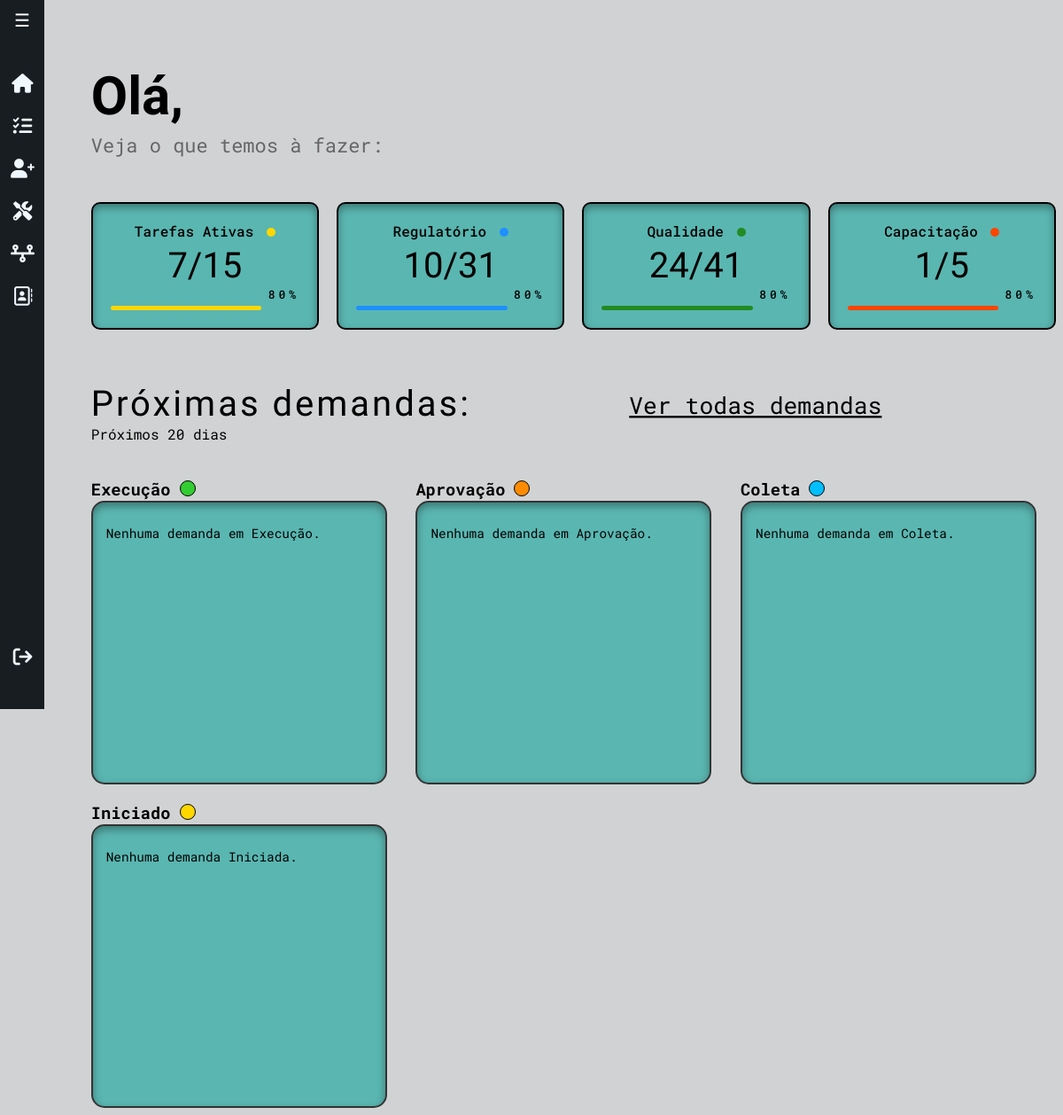
Before: /ambielle/ (signed in) with the older database file.
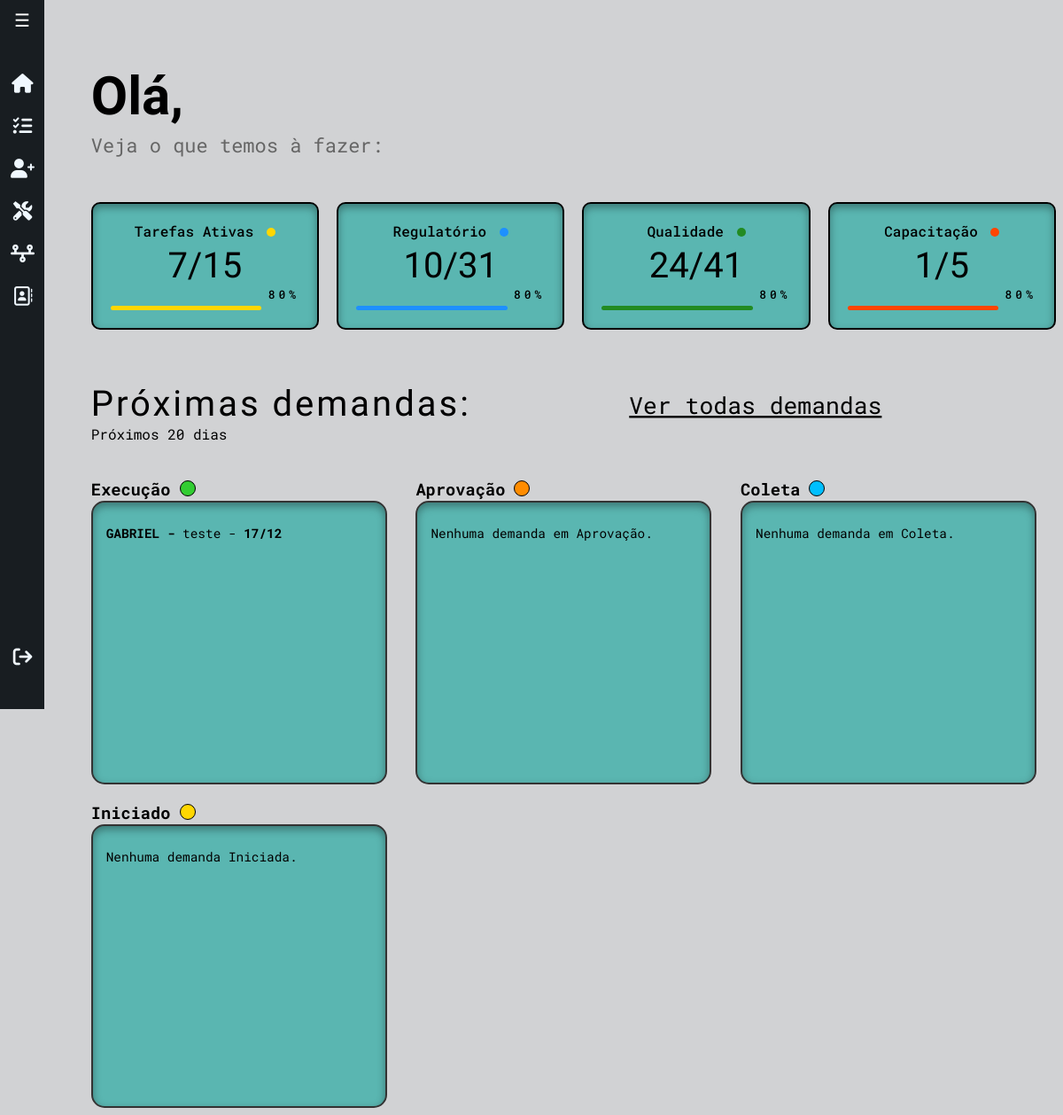
After: the same page with the newer database file.
### workflow/models.py (models this page shows, shortened)
class Tarefa(models.Model):
    STATUS_CHOICES = [
        ('Iniciado', 'Iniciado'),
        ('Coleta De Informações', 'Coleta de Informações'),
        ('Execucao', 'Execução'),
        ('Aprovação Cliente', 'Aprovação Cliente'),
        ('Concluído', 'Concluído'),
        ('Encerrado', 'Encerrado'),
    ]
    tipo_servico = models.ForeignKey(TipoServico, on_delete=models.CASCADE, related_name="tarefas")
    cliente = models.ForeignKey(Cliente, on_delete=models.CASCADE)
    status = models.CharField(max_length=50, choices=STATUS_CHOICES, default='iniciado')
    data_inicio = models.DateField(default=timezone.now)
    prazo_final = models.DateField(null=True, blank=True)
    observacoes = models.TextField(blank=True, null=True)

class Cliente(models.Model):
    nome = models.CharField(max_length=255)
    endereco = models.CharField(max_length=255)
    razao_social = models.CharField(max_length=255, blank=True, null=True)
    telefone = models.CharField(max_length=15)
    email = models.EmailField()
    contato_principal = models.CharField(max_length=255)
    contato_secundario = models.CharField(max_length=255, blank=True, null=True)
    proposta_link = models.URLField(blank=True, null=True)
    def __str__(self):
        return f"{self.nome}"

class TipoServico(models.Model):
    nome = models.CharField(max_length=50, unique=True)
    def __str__(self):
        return f"{self.nome}"

### workflow/views/getPage.py (the view)
# urls.py: path('ambielle/', views.index, name='index'),
@login_required(login_url='workflow:login')
def index(request):
    title = 'Home'
    hoje = timezone.now().date()
    data_limite = hoje + timedelta(days=20)
    demandas_execucao = Tarefa.objects.filter(status='Execucao', prazo_final__lte=data_limite).order_by('prazo_final')
    demandas_aprovacao = Tarefa.objects.filter(status='Aprovação Cliente', prazo_final__lte=data_limite).order_by('prazo_final')
    demandas_coleta = Tarefa.objects.filter(status='Coleta De Informações', prazo_final__lte=data_limite).order_by('prazo_final')
    demandas_iniciado = Tarefa.objects.filter(status='Iniciado', prazo_final__lte=data_limite).order_by('prazo_final')
    context ={
        'title': title,
        'demandas_execucao': demandas_execucao,
        'demandas_aprovacao': demandas_aprovacao,
        'demandas_coleta': demandas_coleta,
        'demandas_iniciado': demandas_iniciado,
    }
    return render(
        request,
        'workflow/home.html',
        context,
    )

### workflow/templates/workflow/home.html
{% extends 'global/base.html' %}
{% block content %}
  <div class="saudacao">
    <h1>Olá, <strong>{{ user.first_name }}</strong></h1>
    <span>Veja o que temos à fazer:</span>
  </div>
<div class="container">
  <div class="card">
    <h2>Tarefas Ativas <span class="dot yellow"></span></h2>
    <div class="progress-info">
      <span class="numberof">7/15</span>
      <span class="percent">80%</span>
    </div>
    <div class="progress-bar yellow"></div>
  </div>
  <div class="card">
    <h2>Regulatório <span class="dot blue"></span></h2>
    <div class="progress-info">
      <span class="numberof">10/31</span>
      <span class="percent">80%</span>
    </div>
    <div class="progress-bar blue"></div>
  </div>
  <div class="card">
    <h2>Qualidade <span class="dot green"></span></h2>
    <div class="progress-info">
      <span class="numberof">24/41</span>
      <span class="percent">80%</span>
    </div>
    <div class="progress-bar green"></div>
  </div>
  <div class="card">
    <h2>Capacitação <span class="dot red"></span></h2>
    <div class="progress-info">
      <span class="numberof">1/5</span>
      <span class="percent">80%</span>
    </div>
    <div class="progress-bar red"></div>
  </div>
</div>
<div class="demand-container">
  <div class="prox-demanda">
    <div class="principal">
      <h2>Próximas demandas:</h2>
      <p>Próximos 20 dias</p>
    </div>
    <a href=" {% url 'workflow:getTarefas' %}">Ver todas demandas</a>
  </div>
  <div class="demand-cards-wrapper">
    <div class="demand-cards-status">
      <div class="status">
        <h3>Execução <svg xmlns="http://www.w3.org/2000/svg" width="18" height="18" viewBox="0 0 18 18" fill="none">
            <circle cx="9" cy="9" r="8.5" fill="#32CD32" stroke="black" />
          </svg>
        </h3>
      </div>
      <div class="demand-card">
        {% for demanda in demandas_execucao %}
        <p><strong>{{ demanda.cliente|upper }} - </strong>{{ demanda.tipo_servico }}  -
          <strong>{{ demanda.prazo_final|date:"d/m" }}</strong></p>
        {% empty %}
        <p>Nenhuma demanda em Execução.</p>
        {% endfor %}
      </div>
    </div>
    <div class="demand-cards-status">
      <div class="status">
        <h3>Aprovação <svg xmlns="http://www.w3.org/2000/svg" width="18" height="19" viewBox="0 0 18 19" fill="none">
            <circle cx="9" cy="9.04138" r="8.5" fill="#FF8C00" stroke="black" />
          </svg></h3>
      </div>
      <div class="demand-card">
        {% for demanda in demandas_aprovacao %}
        <p><strong>{{ demanda.cliente|upper }} - </strong>{{ demanda.tipo_servico }} -
          <strong>{{ demanda.prazo_final|date:"d/m" }}</strong></p>
        {% empty %}
        <p>Nenhuma demanda em Aprovação.</p>
        {% endfor %}
      </div>
    </div>
    <div class="demand-cards-status">
      <div class="status">
        <h3>Coleta <svg xmlns="http://www.w3.org/2000/svg" width="18" height="18" viewBox="0 0 18 18" fill="none">
            <circle cx="9" cy="9" r="8.5" fill="#00BFFF" stroke="black" />
          </svg>
        </h3>
      </div>
      <div class="demand-card">
        {% for demanda in demandas_coleta %}
        <p><strong>{{ demanda.cliente|upper }} - </strong>{{ demanda.tipo_servico }} -
          <strong>{{ demanda.prazo_final|date:"d/m" }}</strong></p>
        {% empty %}
        <p>Nenhuma demanda em Coleta.</p>
        {% endfor %}
      </div>
    </div>
      <div class="demand-cards-status">
        <div class="status">
            <h3>Iniciado <svg xmlns="http://www.w3.org/2000/svg" width="18" height="18" viewBox="0 0 18 18" fill="none">
                    <circle cx="9" cy="9" r="8.5" fill="#FFD700" stroke="black"/>
                </svg></h3>
        </div>
        <div class="demand-card">
            {% for demanda in demandas_iniciado %}
            <p><strong>{{ demanda.cliente|upper }} - </strong>{{ demanda.tipo_servico }} - <strong>{{ demanda.prazo_final|date:"d/m" }}</strong></p>
            {% empty %}
            <p>Nenhuma demanda Iniciada.</p>
            {% endfor %}
        </div>
      </div>
  </div>
</div>
{% endblock %}

Changed rows visible on the page:
added Tarefa: cliente "GABRIEL", tipo_servico "teste", prazo_final "17/12"
Other visible differences:
text no longer shown: "Nenhuma demanda em Execução."
